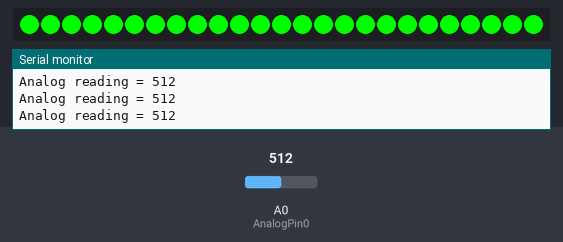
Bench run of a sketch on a simulated Arduino Uno, built with avr-gcc and run on an emulated ATmega328P. Shown: 25 RGB LEDs in strip order, left to right, the last lines printed to the serial monitor. Inputs (shaded band) come from the test bench; at power-on: A0 (AnalogPin0) = 512.

Above: at 1.2 s.
1.3 s: A0 (AnalogPin0) set to 306
At 2.3 s:
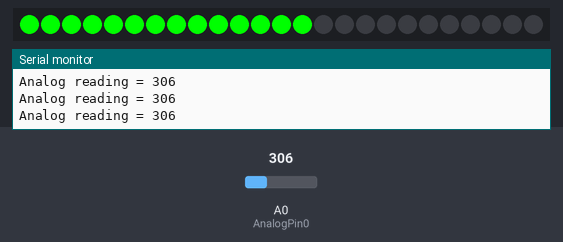
2.8 s: A0 (AnalogPin0) set to 122
At 3.8 s:
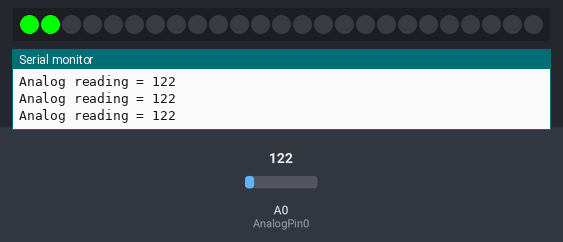
4.3 s: A0 (AnalogPin0) set to 511
At 5.7 s:
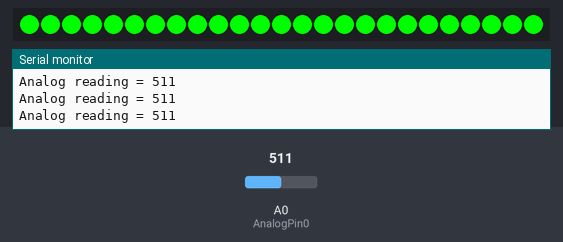
Timing chart, 0 to 7.3 s (numbered marks = the images above; inputs shaded):
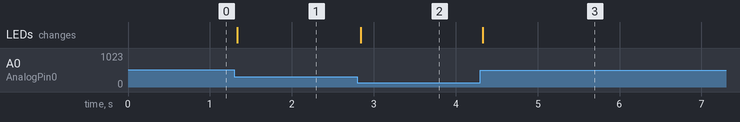

Measured:
- after the input at 1.3 s, the LEDs: change at once (image 1)
- after the input at 2.8 s, the LEDs: change at once (image 2)
- after the input at 4.3 s, the LEDs: change at once (image 3)

The sketch:

minimf_gas_neo1.ino
```cpp
/* minimf_gas_neo1
 receives values from a MQ-3 gas sensor and
 translates that into an LED strand (Neopixel) display

 Basically this is a variation of the Neopixel LED strand code
 see this tutorial on the adafruit site:
 https://learn.adafruit.com/adafruit-neopixel-uberguide

 The gas sensor requires 5V heater wire.
 You can read about how to hook up the gas sensor here:
 https://www.sparkfun.com/products/8880
 http://wiring.org.co/learning/basics/airqualitymq135.html

 These settings for the Arduino Micro:
 https://www.adafruit.com/product/1086

 ChrisJ, 10.15.2014, initial version
*/

// include some standard libs
#include <Adafruit_NeoPixel.h>

// I use the strands with 60 LEDs / meter but cut
// them into short strands of 25 for this project
#define LEDPIN 6  // the neopixel data pin on the arduino
#define LEDCOUNT 25  // the number of LEDs in the strand

/* From the Neopixel strip,
     Connect Din    to digital pin 6 of Arduino Micro
     Connect 5V     to 5V of Arduino Micro
     Connect GND    to GND of Arduino Micro

25 LEDs at nominal 20mA each = 500 mA
The 5V is expected to provide ~400 mA from the USB, so...
This might not be a very robust power setup, but it works for me.
It also holds up for the heater in the MQ-3 but this is pushing it.
*/


// Parameter 1 = number of pixels in strip
// Parameter 2 = pin number (most are valid)
// Parameter 3 = pixel type flags, add together as needed:
//   NEO_RGB     Pixels are wired for RGB bitstream
//   NEO_GRB     Pixels are wired for GRB bitstream
//   NEO_KHZ400  400 KHz bitstream (e.g. FLORA pixels)
//   NEO_KHZ800  800 KHz bitstream (e.g. High Density LED strip)

Adafruit_NeoPixel strip = Adafruit_NeoPixel(LEDCOUNT,LEDPIN, NEO_GRB + NEO_KHZ800);

int AnalogPin0 = 0; // Alcohol on bread board is connected to analog pin A0
int sensorReading;      // the analog reading from the resistor divider

void setup() {
  strip.begin();
  strip.show(); // Initialize all pixels to 'off'
  Serial.begin(9600);
}

void loop() {
  sensorReading = analogRead(AnalogPin0);
  Serial.print("Analog reading = ");
  Serial.println(sensorReading);

  // colorLevel(strip.Color(255, 0, 0), sensorReading); // Red
  colorLevel(strip.Color(0, 255, 0), sensorReading); // Green
  // colorLevel(strip.Color(0, 0, 255), sensorReading); // Blue
}

// Fill the dots one after the other with a color
void colorLevel(uint32_t c, int level) {

  uint16_t scaledLevel = map(level,90,460, 0,LEDCOUNT);  // for alcohol sensor

  for(uint16_t i=0; i<strip.numPixels(); i++) {

    if(i >= scaledLevel) {
      strip.setPixelColor(i, strip.Color(0, 0, 0));
    }
    else
    {
      strip.setPixelColor(i, c);
    }
  }
  strip.show();
  delay(2);
}
```
